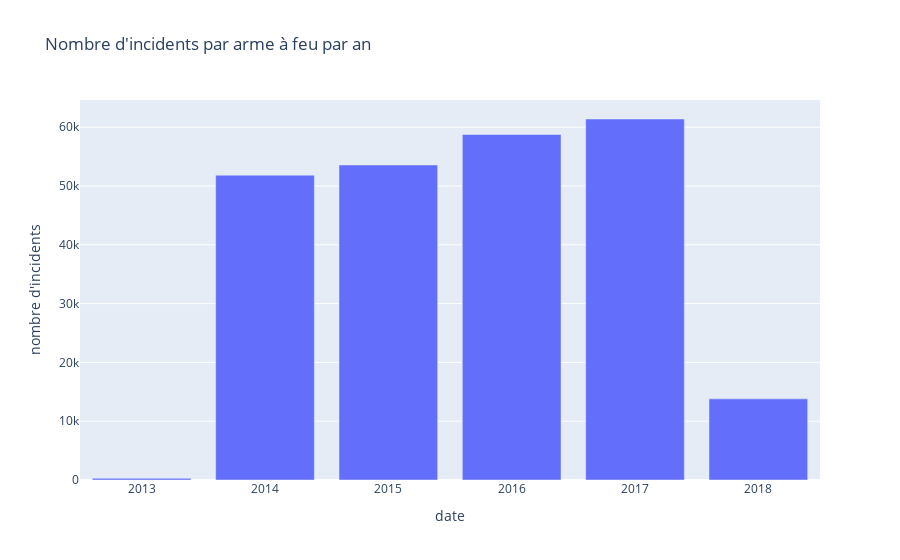

Notebook cell for this chart:
### Code cell
fig1 = px.bar(updated_base, x=pd.unique(updated_base['date'].dt.year), y=updated_base.groupby(updated_base['date'].dt.year).count()['incident_id'],
              labels={"x":"date", "y":"nombre d'incidents"},
              title="Nombre d'incidents par arme à feu par an")


fig1.show()

### Figure 1 — Plotly figure (JSON) as saved in the notebook; plotly's stock layout.template omitted (floating-point values rounded to 4 significant figures)
{"data": [{"alignmentgroup": "True", "hovertemplate": "date=%{x}<br>nombre d'incidents=%{y}<extra></extra>", "legendgroup": "", "marker": {"color": "#636efa", "pattern": {"shape": ""}}, "name": "", "offsetgroup": "", "orientation": "v", "showlegend": false, "textposition": "auto", "type": "bar", "x": [2013, 2014, 2015, 2016, 2017, 2018], "xaxis": "x", "y": [278, 51854, 53579, 58763, 61401, 13802], "yaxis": "y"}], "layout": {"barmode": "relative", "legend": {"tracegroupgap": 0}, "title": {"text": "Nombre d'incidents par arme à feu par an"}, "xaxis": {"anchor": "y", "domain": [0, 1], "title": {"text": "date"}}, "yaxis": {"anchor": "x", "domain": [0, 1], "title": {"text": "nombre d'incidents"}}}}
